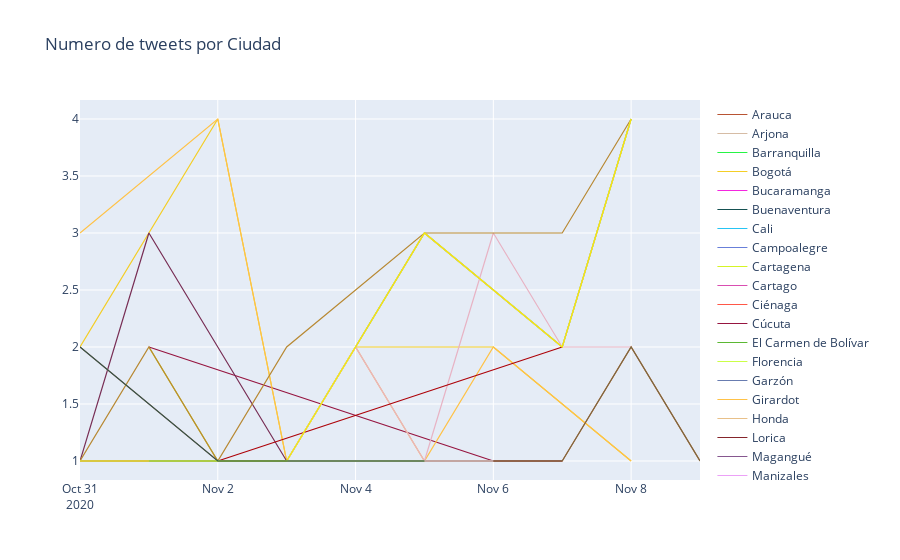

Notebook code for this chart:
### Code cell
traces = []

city_color_dict = {'Bogotá': "#f4ce26",
                    'Medellín': "#f45626",
                    'Cali': "#26c4f4",
                    'Barranquilla': "#26f445",
                    'Bucaramanga': "#f426df",
                    'Cartagena': "#d5f426",
                    'Cúcuta': "#961540",
                    'Soledad': "#fae505",
                    'Pereira': "#fa0505",
                    'Santa Marta': "#c3fab4",
                    'Ibagué': "#b4faf8",
                    'Pasto': "#bcb4fa",
                    'Manizales': "#eca1f7",
                    'Villavicencio': "#2e5946",
                    'Neiva': "#e8b3c4",
                    'Armenia': "#ebd1ca",
                    'Valledupar': "#fa9702",
                    'Montería': "#fcfabb",
                    'Sincelejo': "#b6c99f",
                    'Popayán': "#2cab5f",
                    'Buenaventura': "#155152",
                    'Barrancabermeja': "#699bff",
                    'Tuluá': "#150b61",
                    'Tunja': "#d8b1f0",
                    'Cartago': "#d94eb1",
                    'Ríohacha': "#ad0309",
                    'Ciénaga': "#ff5747",
                    'Florencia': "#cbff47",
                    'Girardot': "#ffc247",
                    'Sogamoso': "#42ff75",
                    'Pupiales': "#3bdbff",
                    'Duitama': "#2484e3",
                    'Magangué': "#86578f",
                    'Quibdó': "#d4ff47",
                    'Tumaco': "#8a6289",
                    'Ocaña': "#ff6e70",
                    'Arauca': "#b85433",
                    'Sabanalarga': "#b88933",
                    'Yopal': "#b4b833",
                    'El Carmen de Bolívar': "#5bb833",
                    'Leticia': "#33b8a0",
                    'San Andrés': "#267e91",
                    'Garzón': "#687cb0",
                    'El Banco': "#8777bd",
                    'Chiquinquirá': "#bc77bd",
                    'Pamplona': "#782e55",
                    'Lorica': "#85252b",
                    'Turbo': "#7d7a7b",
                    'Arjona': "#d6bca5",
                    'Honda': "#e8c089",
                    'Yarumal': "#f5e990",
                    'Puerto Berrío': "#736d44",
                    'Túquerres': "#94a168",
                    'Tame': "#80cf4e",
                    'Tolú': "#78b37c",
                    'Socorro': "#c1e3da",
                    'Ayapel': "#9bb7bd",
                    'Campoalegre': "#687fd9",
                    'San José del Guaviare': "#c973ff",
                    'Mocoa': "#ff73f6",
                    'Sonsón': "#ff73b0",
                    'Puerto López': "#d16271",
                    'San Marcos': "#bf442e",
                    'Guapi': "#bf942e",
                    'Puerto Carreño': "#bdbf2e",
                    'Mitú': "#7cc900",
                    'Orocué': "#006e5a",
                    'Nuquí': "#002e6e",
                    'Juradó': "#6e0069",
                    'San Vicente del Caguán': "#ffedf6",
                    'Inírida': "#f7f5cb"}

for city in temp['city'].unique():
    trace= go.Scatter(
                        x=temp[temp['city']==city].fecha.values,
                        y=temp[temp['city']==city].cnt.values,
                        mode='lines', 
                        line = {'color': city_color_dict[city], 'width': 1.2},
                        name=city
                    ) 

    traces.append(trace)
    
layout = go.Layout(title='Numero de tweets por Ciudad')

fig = go.Figure(data=traces, layout=layout)
iplot(fig)

### Figure 1 — Plotly figure (JSON) as saved in the notebook; plotly's stock layout.template omitted (floating-point values rounded to 4 significant figures)
{"data": [{"line": {"color": "#b85433", "width": 1.2}, "mode": "lines", "name": "Arauca", "type": "scatter", "x": ["2020-11-05"], "y": [1]}, {"line": {"color": "#d6bca5", "width": 1.2}, "mode": "lines", "name": "Arjona", "type": "scatter", "x": ["2020-11-01", "2020-11-02", "2020-11-03", "2020-11-07"], "y": [2, 1, 1, 1]}, {"line": {"color": "#26f445", "width": 1.2}, "mode": "lines", "name": "Barranquilla", "type": "scatter", "x": ["2020-10-31", "2020-11-02", "2020-11-03", "2020-11-05", "2020-11-07", "2020-11-08"], "y": [1, 1, 1, 3, 2, 4]}, {"line": {"color": "#f4ce26", "width": 1.2}, "mode": "lines", "name": "Bogotá", "type": "scatter", "x": ["2020-10-31", "2020-11-02", "2020-11-03", "2020-11-04", "2020-11-06", "2020-11-08"], "y": [2, 4, 1, 2, 2, 1]}, {"line": {"color": "#f426df", "width": 1.2}, "mode": "lines", "name": "Bucaramanga", "type": "scatter", "x": ["2020-10-31", "2020-11-01", "2020-11-03", "2020-11-06", "2020-11-07"], "y": [1, 1, 1, 1, 1]}, {"line": {"color": "#155152", "width": 1.2}, "mode": "lines", "name": "Buenaventura", "type": "scatter", "x": ["2020-10-31", "2020-11-02"], "y": [1, 1]}, {"line": {"color": "#26c4f4", "width": 1.2}, "mode": "lines", "name": "Cali", "type": "scatter", "x": ["2020-10-31", "2020-11-02"], "y": [1, 1]}, {"line": {"color": "#687fd9", "width": 1.2}, "mode": "lines", "name": "Campoalegre", "type": "scatter", "x": ["2020-11-03", "2020-11-04", "2020-11-05", "2020-11-06"], "y": [1, 1, 1, 1]}, {"line": {"color": "#d5f426", "width": 1.2}, "mode": "lines", "name": "Cartagena", "type": "scatter", "x": ["2020-11-01", "2020-11-02", "2020-11-03", "2020-11-07"], "y": [2, 1, 1, 1]}, {"line": {"color": "#d94eb1", "width": 1.2}, "mode": "lines", "name": "Cartago", "type": "scatter", "x": ["2020-10-31", "2020-11-05"], "y": [1, 1]}, {"line": {"color": "#ff5747", "width": 1.2}, "mode": "lines", "name": "Ciénaga", "type": "scatter", "x": ["2020-10-31", "2020-11-02", "2020-11-03", "2020-11-05", "2020-11-07", "2020-11-08"], "y": [1, 1, 1, 3, 2, 4]}, {"line": {"color": "#961540", "width": 1.2}, "mode": "lines", "name": "Cúcuta", "type": "scatter", "x": ["2020-11-01", "2020-11-06"], "y": [2, 1]}, {"line": {"color": "#5bb833", "width": 1.2}, "mode": "lines", "name": "El Carmen de Bolívar", "type": "scatter", "x": ["2020-11-05"], "y": [1]}, {"line": {"color": "#cbff47", "width": 1.2}, "mode": "lines", "name": "Florencia", "type": "scatter", "x": ["2020-11-04"], "y": [1]}, {"line": {"color": "#687cb0", "width": 1.2}, "mode": "lines", "name": "Garzón", "type": "scatter", "x": ["2020-11-03", "2020-11-04", "2020-11-05", "2020-11-06"], "y": [1, 1, 1, 1]}, {"line": {"color": "#ffc247", "width": 1.2}, "mode": "lines", "name": "Girardot", "type": "scatter", "x": ["2020-10-31", "2020-11-02", "2020-11-03", "2020-11-04", "2020-11-05", "2020-11-06", "2020-11-08"], "y": [3, 4, 1, 2, 1, 2, 1]}, {"line": {"color": "#e8c089", "width": 1.2}, "mode": "lines", "name": "Honda", "type": "scatter", "x": ["2020-10-31", "2020-11-05"], "y": [1, 1]}, {"line": {"color": "#85252b", "width": 1.2}, "mode": "lines", "name": "Lorica", "type": "scatter", "x": ["2020-11-05"], "y": [1]}, {"line": {"color": "#86578f", "width": 1.2}, "mode": "lines", "name": "Magangué", "type": "scatter", "x": ["2020-11-05"], "y": [1]}, {"line": {"color": "#eca1f7", "width": 1.2}, "mode": "lines", "name": "Manizales", "type": "scatter", "x": ["2020-10-31", "2020-11-05"], "y": [1, 1]}, {"line": {"color": "#f45626", "width": 1.2}, "mode": "lines", "name": "Medellín", "type": "scatter", "x": ["2020-10-31", "2020-11-01", "2020-11-04", "2020-11-07", "2020-11-08", "2020-11-09"], "y": [1, 1, 1, 1, 2, 1]}, {"line": {"color": "#ff73f6", "width": 1.2}, "mode": "lines", "name": "Mocoa", "type": "scatter", "x": ["2020-11-04"], "y": [1]}, {"line": {"color": "#e8b3c4", "width": 1.2}, "mode": "lines", "name": "Neiva", "type": "scatter", "x": ["2020-10-31", "2020-11-03", "2020-11-04", "2020-11-05", "2020-11-06", "2020-11-07", "2020-11-08"], "y": [1, 1, 2, 1, 3, 2, 2]}, {"line": {"color": "#ff6e70", "width": 1.2}, "mode": "lines", "name": "Ocaña", "type": "scatter", "x": ["2020-11-06"], "y": [1]}, {"line": {"color": "#782e55", "width": 1.2}, "mode": "lines", "name": "Pamplona", "type": "scatter", "x": ["2020-10-31", "2020-11-01", "2020-11-03", "2020-11-06", "2020-11-07"], "y": [1, 3, 1, 1, 1]}, {"line": {"color": "#bcb4fa", "width": 1.2}, "mode": "lines", "name": "Pasto", "type": "scatter", "x": ["2020-11-04"], "y": [1]}, {"line": {"color": "#fa0505", "width": 1.2}, "mode": "lines", "name": "Pereira", "type": "scatter", "x": ["2020-10-31", "2020-11-05"], "y": [1, 1]}, {"line": {"color": "#736d44", "width": 1.2}, "mode": "lines", "name": "Puerto Berrío", "type": "scatter", "x": ["2020-10-31", "2020-11-01", "2020-11-04", "2020-11-07", "2020-11-08", "2020-11-09"], "y": [1, 1, 1, 1, 2, 1]}, {"line": {"color": "#d16271", "width": 1.2}, "mode": "lines", "name": "Puerto López", "type": "scatter", "x": ["2020-10-31", "2020-11-02", "2020-11-05"], "y": [2, 1, 1]}, {"line": {"color": "#3bdbff", "width": 1.2}, "mode": "lines", "name": "Pupiales", "type": "scatter", "x": ["2020-11-04"], "y": [1]}, {"line": {"color": "#ad0309", "width": 1.2}, "mode": "lines", "name": "Ríohacha", "type": "scatter", "x": ["2020-11-02", "2020-11-07"], "y": [1, 2]}, {"line": {"color": "#b88933", "width": 1.2}, "mode": "lines", "name": "Sabanalarga", "type": "scatter", "x": ["2020-10-31", "2020-11-01", "2020-11-02", "2020-11-03", "2020-11-05", "2020-11-07", "2020-11-08"], "y": [1, 2, 1, 2, 3, 3, 4]}, {"line": {"color": "#bf442e", "width": 1.2}, "mode": "lines", "name": "San Marcos", "type": "scatter", "x": ["2020-11-05"], "y": [1]}, {"line": {"color": "#ffedf6", "width": 1.2}, "mode": "lines", "name": "San Vicente del Caguán", "type": "scatter", "x": ["2020-11-03", "2020-11-04", "2020-11-05", "2020-11-06"], "y": [1, 1, 1, 1]}, {"line": {"color": "#c3fab4", "width": 1.2}, "mode": "lines", "name": "Santa Marta", "type": "scatter", "x": ["2020-10-31", "2020-11-02", "2020-11-03", "2020-11-05", "2020-11-07", "2020-11-08"], "y": [1, 1, 1, 3, 2, 4]}, {"line": {"color": "#b6c99f", "width": 1.2}, "mode": "lines", "name": "Sincelejo", "type": "scatter", "x": ["2020-11-05"], "y": [1]}, {"line": {"color": "#fae505", "width": 1.2}, "mode": "lines", "name": "Soledad", "type": "scatter", "x": ["2020-10-31", "2020-11-02", "2020-11-03", "2020-11-05", "2020-11-07", "2020-11-08"], "y": [1, 1, 1, 3, 2, 4]}, {"line": {"color": "#80cf4e", "width": 1.2}, "mode": "lines", "name": "Tame", "type": "scatter", "x": ["2020-11-01", "2020-11-05"], "y": [1, 1]}, {"line": {"color": "#78b37c", "width": 1.2}, "mode": "lines", "name": "Tolú", "type": "scatter", "x": ["2020-11-05"], "y": [1]}, {"line": {"color": "#7d7a7b", "width": 1.2}, "mode": "lines", "name": "Turbo", "type": "scatter", "x": ["2020-11-06"], "y": [1]}, {"line": {"color": "#94a168", "width": 1.2}, "mode": "lines", "name": "Túquerres", "type": "scatter", "x": ["2020-11-04"], "y": [1]}, {"line": {"color": "#fa9702", "width": 1.2}, "mode": "lines", "name": "Valledupar", "type": "scatter", "x": ["2020-11-07"], "y": [1]}, {"line": {"color": "#2e5946", "width": 1.2}, "mode": "lines", "name": "Villavicencio", "type": "scatter", "x": ["2020-10-31", "2020-11-02", "2020-11-05"], "y": [2, 1, 1]}], "layout": {"title": {"text": "Numero de tweets por Ciudad"}}}
